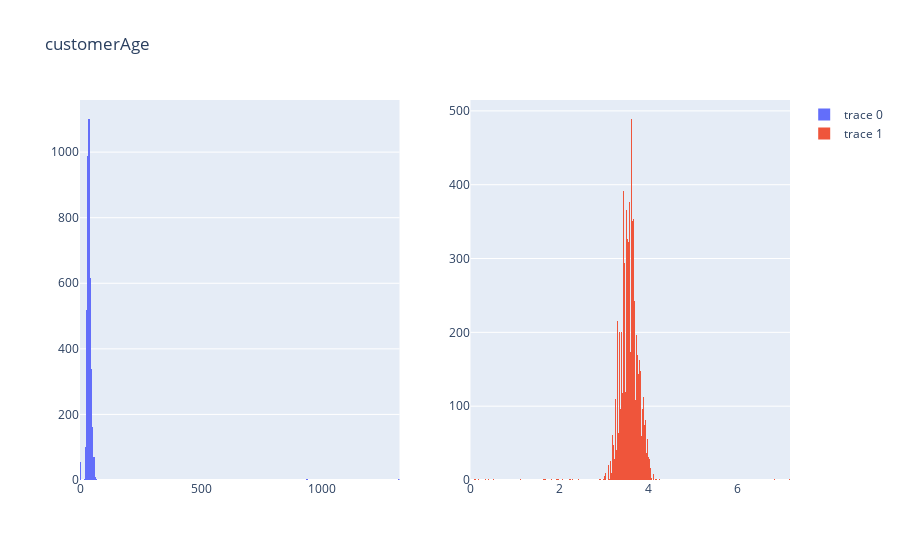
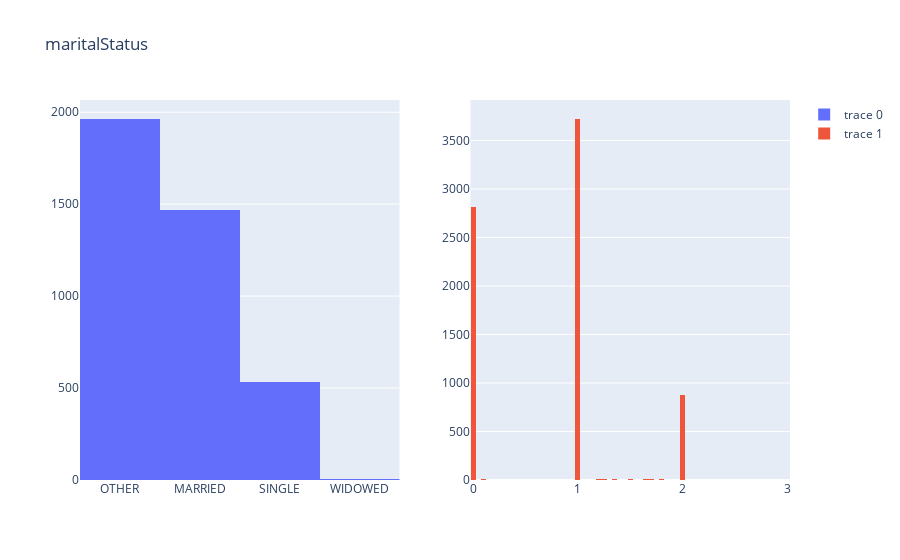
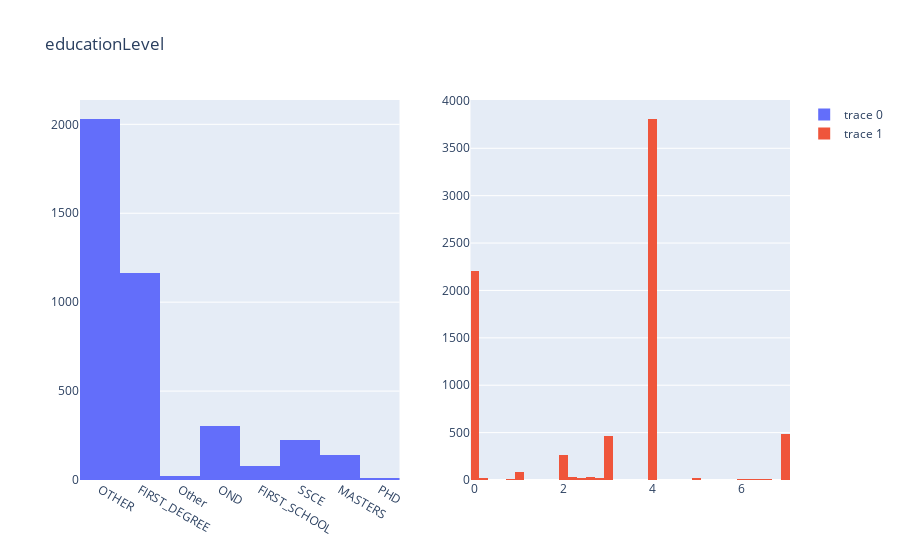
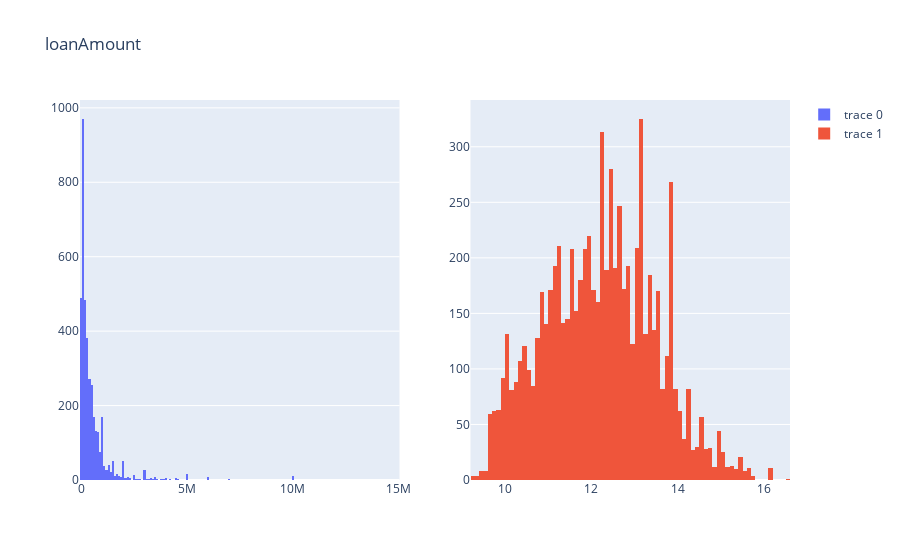

Notebook code for these charts, in order:
### Markdown cell above
## Distribution Analysis

### Code cell
from plotly.subplots import make_subplots
import plotly.graph_objects as go

for col in X.columns:
	fig = make_subplots(rows=1, cols=2)
	trace1 = go.Histogram(x=old_model_data[col])
	trace2 = go.Histogram(x=X[col])
	fig.append_trace(trace1, row=1, col=1)
	fig.append_trace(trace2, row=1, col=2)
	fig.update_layout(title_text=str(col))
	fig.show()

### Figure 1 — Plotly figure (JSON) as saved in the notebook; plotly's stock layout.template omitted (floating-point values rounded to 4 significant figures; data arrays with more than 128 entries replaced by an {"elided": "..."} marker saying what was removed)
{"data": [{"type": "histogram", "x": {"elided": "3970 int values"}, "xaxis": "x", "yaxis": "y"}, {"type": "histogram", "x": {"elided": "7539 float values"}, "xaxis": "x2", "yaxis": "y2"}], "layout": {"title": {"text": "customerAge"}, "xaxis": {"anchor": "y", "domain": [0, 0.45]}, "xaxis2": {"anchor": "y2", "domain": [0.55, 1]}, "yaxis": {"anchor": "x", "domain": [0, 1]}, "yaxis2": {"anchor": "x2", "domain": [0, 1]}}}

### Figure 2 — Plotly figure (JSON) as saved in the notebook; plotly's stock layout.template omitted (floating-point values rounded to 4 significant figures; data arrays with more than 128 entries replaced by an {"elided": "..."} marker saying what was removed)
{"data": [{"type": "histogram", "x": {"elided": "3970 str values"}, "xaxis": "x", "yaxis": "y"}, {"type": "histogram", "x": {"elided": "7539 float values"}, "xaxis": "x2", "yaxis": "y2"}], "layout": {"title": {"text": "maritalStatus"}, "xaxis": {"anchor": "y", "domain": [0, 0.45]}, "xaxis2": {"anchor": "y2", "domain": [0.55, 1]}, "yaxis": {"anchor": "x", "domain": [0, 1]}, "yaxis2": {"anchor": "x2", "domain": [0, 1]}}}

### Figure 3 — Plotly figure (JSON) as saved in the notebook; plotly's stock layout.template omitted (floating-point values rounded to 4 significant figures; data arrays with more than 128 entries replaced by an {"elided": "..."} marker saying what was removed)
{"data": [{"type": "histogram", "x": {"elided": "3970 str values"}, "xaxis": "x", "yaxis": "y"}, {"type": "histogram", "x": {"elided": "7539 float values"}, "xaxis": "x2", "yaxis": "y2"}], "layout": {"title": {"text": "educationLevel"}, "xaxis": {"anchor": "y", "domain": [0, 0.45]}, "xaxis2": {"anchor": "y2", "domain": [0.55, 1]}, "yaxis": {"anchor": "x", "domain": [0, 1]}, "yaxis2": {"anchor": "x2", "domain": [0, 1]}}}

### Figure 4 — Plotly figure (JSON) as saved in the notebook; plotly's stock layout.template omitted (floating-point values rounded to 4 significant figures; data arrays with more than 128 entries replaced by an {"elided": "..."} marker saying what was removed)
{"data": [{"type": "histogram", "x": {"elided": "3970 float values"}, "xaxis": "x", "yaxis": "y"}, {"type": "histogram", "x": {"elided": "7539 float values"}, "xaxis": "x2", "yaxis": "y2"}], "layout": {"title": {"text": "loanAmount"}, "xaxis": {"anchor": "y", "domain": [0, 0.45]}, "xaxis2": {"anchor": "y2", "domain": [0.55, 1]}, "yaxis": {"anchor": "x", "domain": [0, 1]}, "yaxis2": {"anchor": "x2", "domain": [0, 1]}}}
